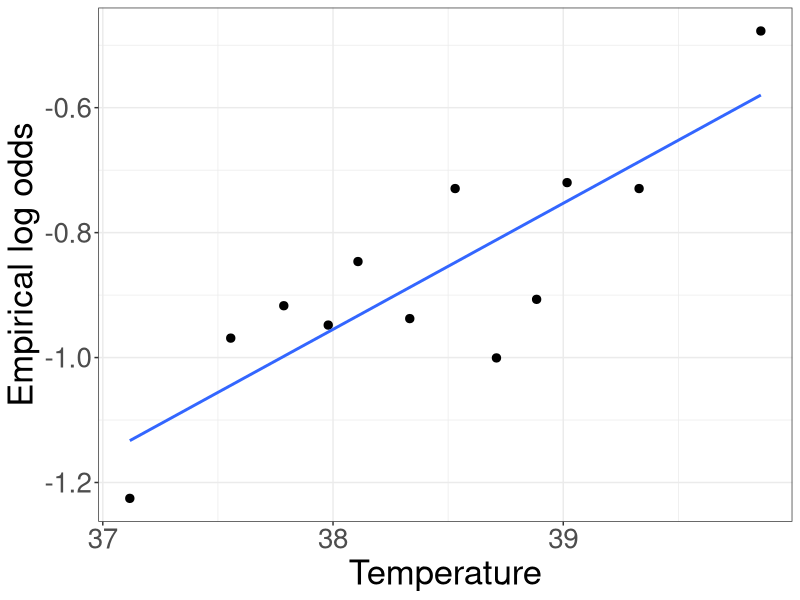
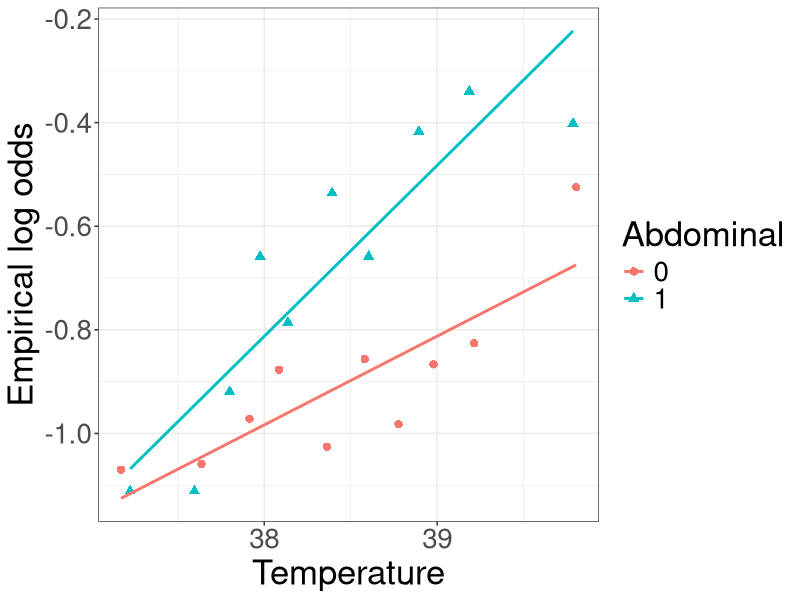
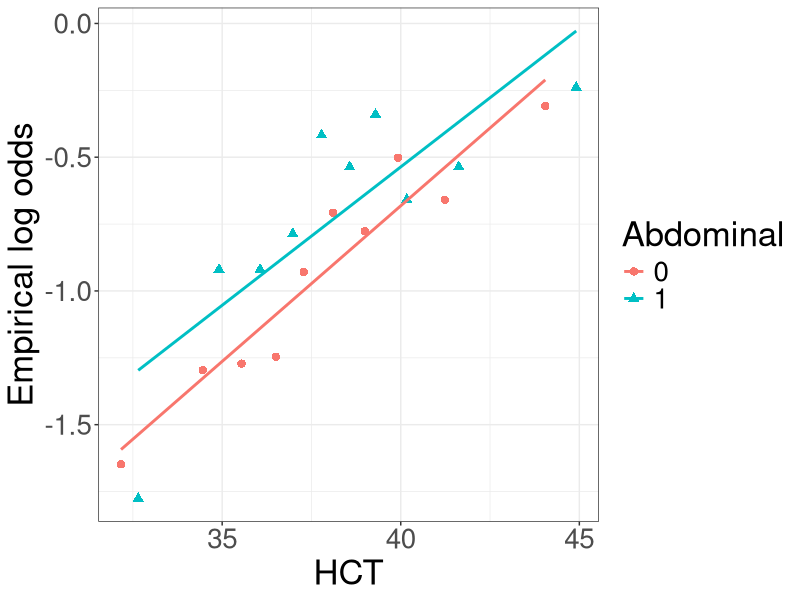
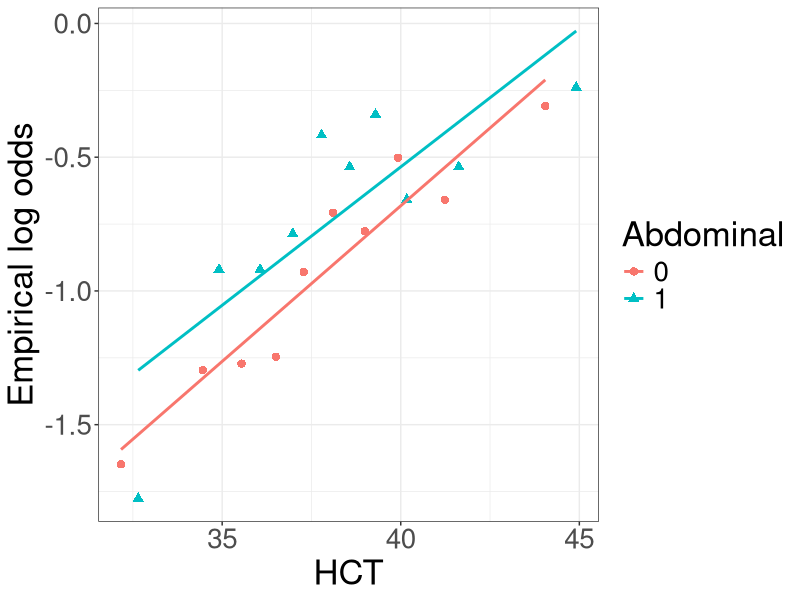
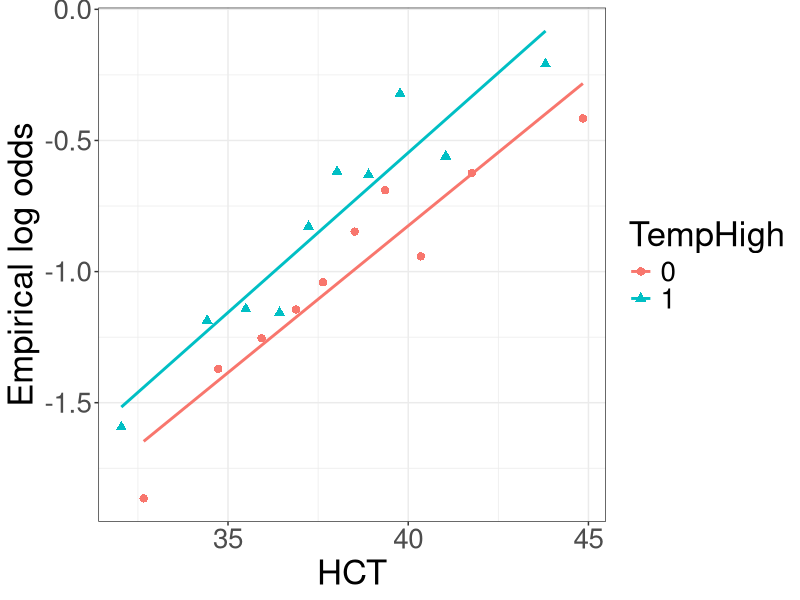
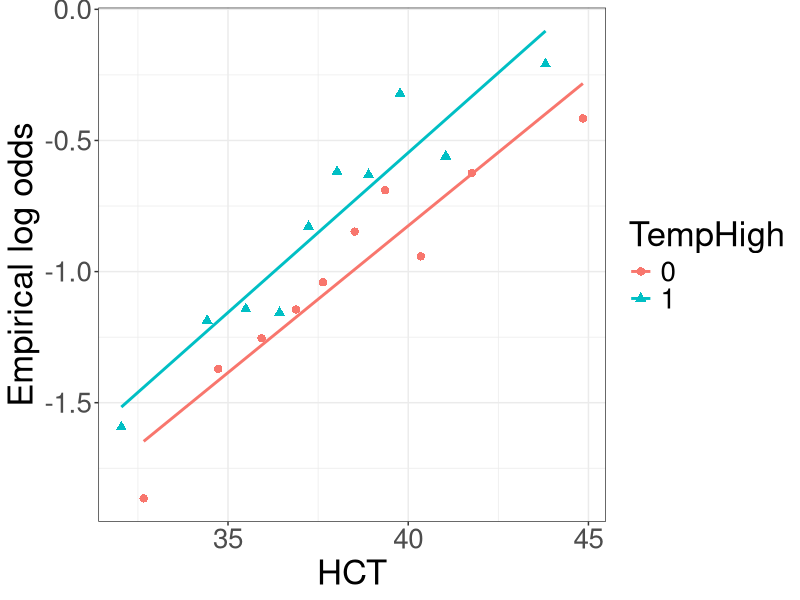

Generate these figures, in order, with R:
## ---- chunk 1
library(tidyverse)
library(knitr)

hook_output <- knit_hooks$get("output")
knit_hooks$set(output = function(x, options) {
   lines <- options$output.lines
   if (is.null(lines)) {
     return(hook_output(x, options))  # pass to default hook
   }
   x <- unlist(strsplit(x, "\n"))
   more <- "..."
   if (length(lines)==1) {        # first n lines
     if (length(x) > lines) {
       # truncate the output, but add ....
       #x <- c(head(x, lines), more)
       x <- c(head(x, lines))
     }
   } else {
     #x <- c(more, x[lines], more)
     x <- c(x[lines])
   }
   # paste these lines together
   x <- paste(c(x, ""), collapse = "\n")
   hook_output(x, options)
 })

dengue_original <- read.csv("dengue_original.csv")

logodds_plot <- function(data, num_bins, bin_method,
                         x, y, grouping = NULL, reg_formula = y ~ x){
  
  if(is.null(grouping)){
    dat <- data.frame(x = data[,x], 
                      y = data[,y],
                      group = 1)
  } else {
    dat <- data.frame(x = data[,x], 
               y = data[,y],
               group = data[,grouping])
  }
  
  if(bin_method == "equal_size"){
    logodds_table <- dat %>%
      drop_na() %>%
      arrange(group, x) %>%
      group_by(group) %>%
      mutate(obs = y,
             bin = rep(1:num_bins,
                       each=ceiling(n()/num_bins))[1:n()]) %>%
      group_by(bin, group) %>%
      summarize(mean_x = mean(x),
                prop = mean(c(obs, 0.5)),
                num_obs = n()) %>%
      ungroup() %>%
      mutate(logodds = log(prop/(1 - prop)))
  } else {
    logodds_table <- dat %>%
      drop_na() %>%
      group_by(group) %>%
      mutate(obs = y,
             bin = cut(x, 
                       breaks = num_bins,
                       labels = F)) %>%
      group_by(bin, group) %>%
      summarize(mean_x = mean(x),
                prop = mean(c(obs, 0.5)),
                num_obs = n()) %>%
      ungroup() %>%
      mutate(logodds = log(prop/(1 - prop)))
  }
  
  if(is.null(grouping)){
    logodds_table %>%
      ggplot(aes(x = mean_x,
                 y = logodds)) +
      geom_point(size=2.5) +
      geom_smooth(se=F, method="lm", formula = reg_formula) +
      theme_bw() +
      labs(x = x,
           y = "Empirical log odds") +
      theme(text = element_text(size=25))
  } else {
    logodds_table %>%
      ggplot(aes(x = mean_x,
                 y = logodds,
                 color = group,
                 shape = group)) +
      geom_point(size=2.5) +
      geom_smooth(se=F, method="lm", formula = reg_formula) +
      theme_bw() +
      labs(x = x,
           y = "Empirical log odds",
           color = grouping,
           shape = grouping) +
      theme(text = element_text(size=25))
  }
  
}

### Do some data cleaning
dengue <- dengue_original %>%
  select(SiteNo, Sex, Age, DayDisease, Vomiting, Abdo, Muco, Skin,
         Temp, BMI, Height, Weight, Flush, Rash, WBC, HCT, PLT, 
         NS1_TRIP, Lab_Confirmed_Dengue) %>%
  rename(SiteNumber = SiteNo, 
         DiseaseDay = DayDisease,
         Abdominal = Abdo,
         Mucosal = Muco,
         Temperature = Temp, 
         RapidTest = NS1_TRIP,
         Dengue = Lab_Confirmed_Dengue) %>%
  mutate(Vomiting = as.factor(2 - Vomiting),
         Abdominal = as.factor(2 - Abdominal),
         Mucosal = as.factor(2 - Mucosal),
         Skin = as.factor(2 - Skin),
         Flush = as.factor(2 - Flush),
         Rash = as.factor(2 - Rash),
         RapidTest = ifelse(RapidTest == 1, "positive", "negative"),
         Dengue = 2 - Dengue,
         Sex = ifelse(Sex == 1, "male", "female")) %>% 
  drop_na()

logodds_plot(dengue, 12, "equal_size", x = "Temperature", y = "Dengue")
## ---- chunk 2
logodds_plot(dengue, 10, "equal_size", x = "Temperature", y = "Dengue",
             grouping = "Abdominal")
## ---- chunk 3
glm(Dengue ~ Temperature*Abdominal, family=binomial, data=dengue)
## ---- chunk 4
glm(Dengue ~ Temperature, family=binomial, data=dengue)
## ---- chunk 5
pchisq(13, df=2, lower.tail=F)
## ---- chunk 6
logodds_plot(dengue, 10, "equal_size", x = "HCT", y = "Dengue",
             grouping = "Abdominal")
## ---- chunk 7
logodds_plot(dengue, 10, "equal_size", x = "HCT", y = "Dengue",
             grouping = "Abdominal")
## ---- chunk 8
dengue %>%
  mutate(TempHigh = as.factor((Temperature > 38) + 0)) %>%
  logodds_plot(10, "equal_size", x = "HCT", y = "Dengue",
             grouping = "TempHigh")
## ---- chunk 9
dengue %>%
  mutate(TempHigh = as.factor((Temperature > 38) + 0)) %>%
  logodds_plot(10, "equal_size", x = "HCT", y = "Dengue",
             grouping = "TempHigh")
## ---- chunk 10
pchisq(169, df=1, lower.tail = F)
## ---- chunk 11
glm(Dengue ~ Temperature*Abdominal + HCT, family=binomial, data=dengue)
## ---- chunk 12
glm(Dengue ~ Temperature*Abdominal, family=binomial, data=dengue)
